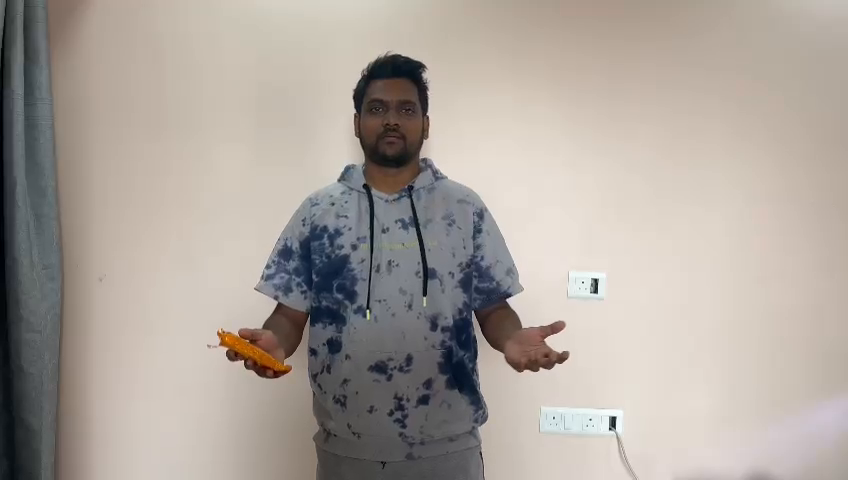
#> input picture frame 34 of Orange pack without background.mp4, 848 x 480 px
$ python orange_prediction.py
#> lines starting #> are read from the running program, lines starting #| are printed output that depends on the picture; after the words box and inside, x2 and y2 are one past the last pixel; in counts of white or black regions, pixels touching at a corner belong together
#> further down, frame is the input picture: shape (480, 848, 3); mean B, G, R 156.8, 163.9, 172
### orange_detector.py

import cv2
import numpy as np


class OrangeDetector:
    def __init__(self):
        # Create mask for orange color
        self.low_orange = np.array([11, 128, 90])
        self.high_orange = np.array([179, 255, 255])

    def detect(self, frame):
        hsv_img = cv2.cvtColor(frame, cv2.COLOR_BGR2HSV)
#> hsv_img: shape (480, 848, 3); mean H, S, V 34, 32.8, 174.3

        # Create masks with color ranges
        mask = cv2.inRange(hsv_img, self.low_orange, self.high_orange)
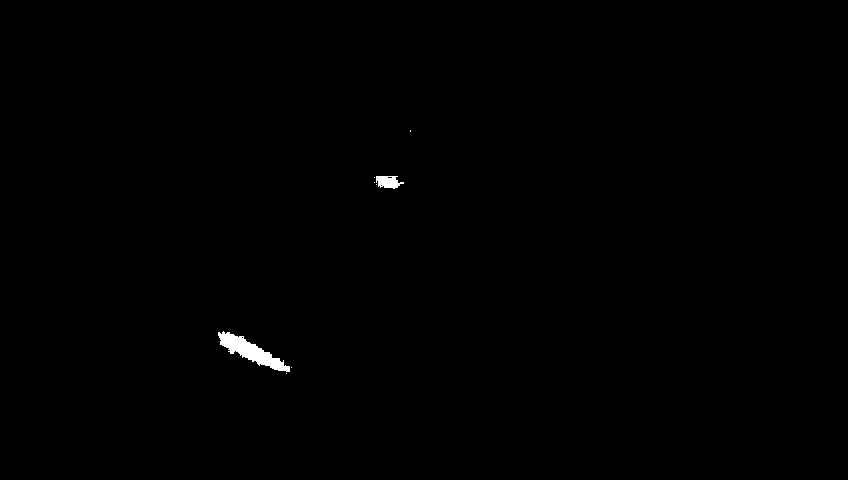
#> mask: shape (480, 848); 0.32% white; 8 white regions (6 under 20 px)

        # Find Contours
        contours, _ = cv2.findContours(mask, cv2.RETR_TREE, cv2.CHAIN_APPROX_SIMPLE)
#> contours = 11 contours, 9 with area under 20; largest, box (x1, y1, x2, y2) and area: (218, 331, 290, 372) 940, (376, 176, 404, 189) 214
        contours = sorted(contours, key=lambda x: cv2.contourArea(x), reverse=True)

        box = (0, 0, 0, 0)
        for cnt in contours:
            (x, y, w, h) = cv2.boundingRect(cnt)
            box = (x, y, x + w, y + h)
            break
#> this loop made 1 pass
#> (x, y, w, h, box) on pass 1: (218, 331, 72, 41, (218, 331, 290, 372))

        return box

### orange_prediction.py

import cv2
from orange_detector import OrangeDetector


cap = cv2.VideoCapture("Orange pack without background.mp4")

# Load detector
od = OrangeDetector()


while True:
    ret, frame = cap.read()
    if ret is False:
        break

    orange_bbox = od.detect(frame)
#> orange_bbox = (218, 331, 290, 372)
    x, y, x2, y2 = orange_bbox
#> x = 218; y = 331; x2 = 290; y2 = 372
    cx = int((x + x2) / 2)
#> cx = 254
    cy = int((y + y2) / 2)
#> cy = 351


    cv2.rectangle(frame, (x, y), (x2, y2), (255, 0, 0), 4)
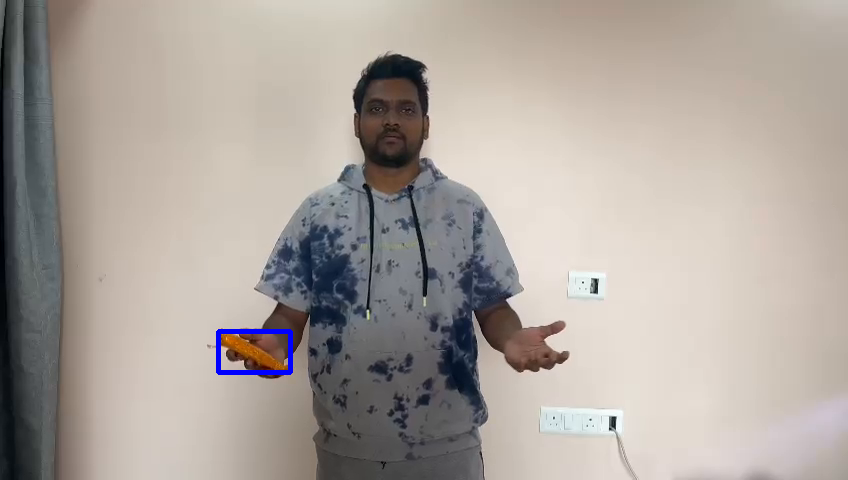
#> frame: shape (480, 848, 3); 0.27% of pixels changed, all inside (x1, y1, x2, y2) = (216, 329, 293, 375)


    cv2.imshow("Frame", frame)
    key = cv2.waitKey(1)
#> (key Esc is pressed here)
    if key == 27:
        break

$ run again, starting later in the video
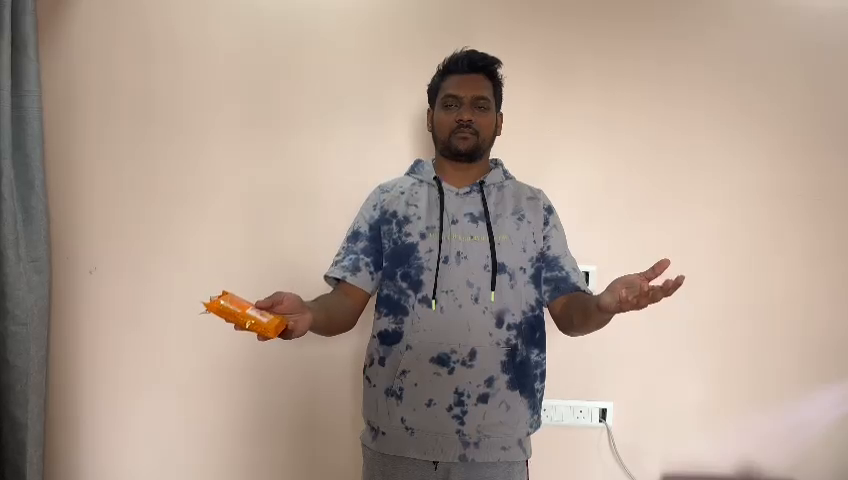
#> input picture frame 156 of Orange pack without background.mp4, 848 x 480 px
#> frame is the input picture: shape (480, 848, 3); mean B, G, R 147.3, 159.8, 177.2
#> hsv_img: shape (480, 848, 3); mean H, S, V 26.8, 46.6, 178.1
#> in detect, `mask = cv2.inRange(hsv_img, self.low_orange, self.high_orange)`:
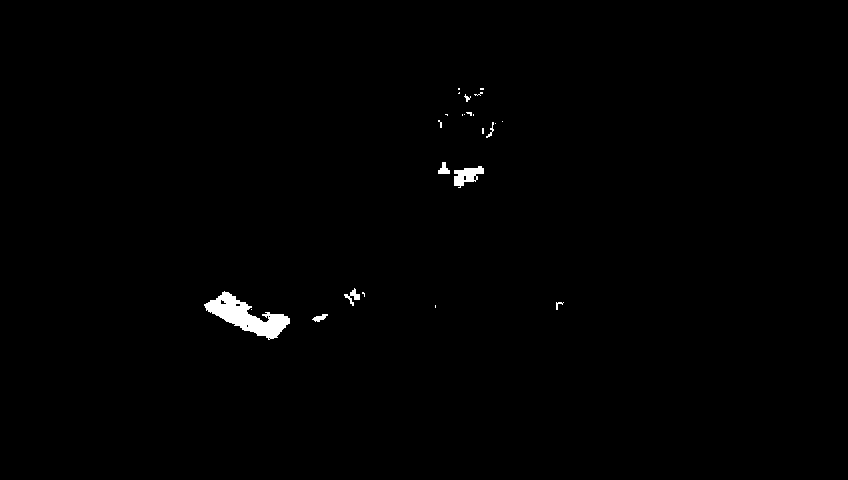
#> mask: shape (480, 848); 0.62% white; 24 white regions (16 under 20 px)
#> contours = 31 contours, 26 with area under 20; largest, box (x1, y1, x2, y2) and area: (204, 291, 290, 340) 1618, (454, 166, 484, 188) 334, (344, 288, 360, 306) 72, (438, 162, 450, 174) 67, (312, 314, 328, 322) 50
#> the loop in detect, `for cnt in contours:` made 1 pass
#> (x, y, w, h, box) on pass 1: (204, 291, 86, 49, (204, 291, 290, 340))
#> orange_bbox = (204, 291, 290, 340)
#> `x, y, x2, y2 = orange_bbox`: x = 204; y = 291; x2 = 290; y2 = 340
#> cx = 247
#> cy = 315
#> `cv2.rectangle(frame, (x, y), (x2, y2), (255, 0, 0), 4)`:
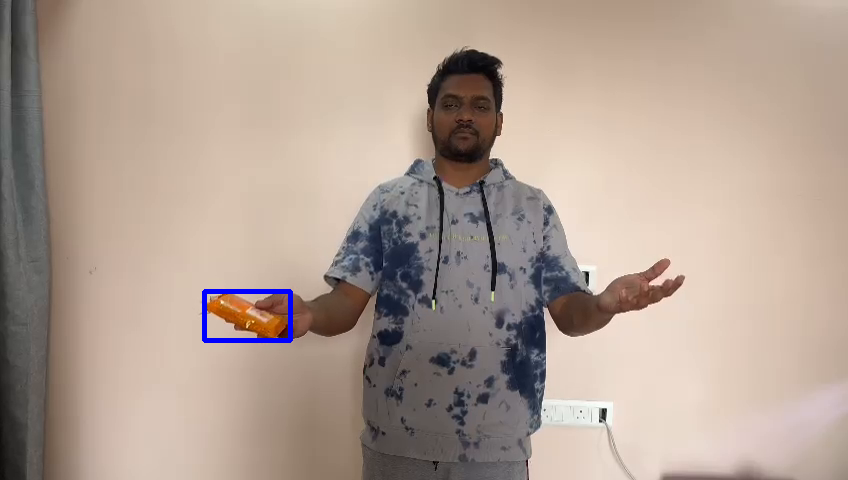
#> frame: shape (480, 848, 3); 0.33% of pixels changed, all inside (x1, y1, x2, y2) = (202, 289, 293, 343)

$ run again, starting later in the video
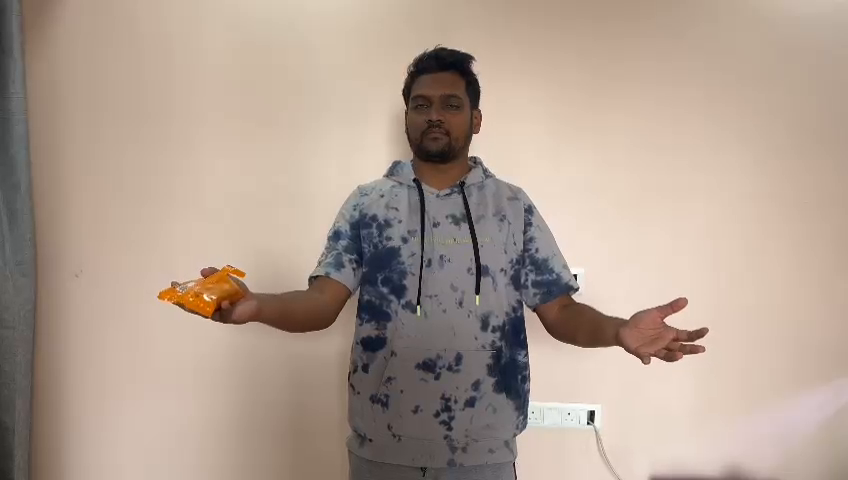
#> input picture frame 277 of Orange pack without background.mp4, 848 x 480 px
#> frame is the input picture: shape (480, 848, 3); mean B, G, R 146.4, 159.5, 177.3
#> hsv_img: shape (480, 848, 3); mean H, S, V 26.9, 48.3, 178.1
#> in detect, `mask = cv2.inRange(hsv_img, self.low_orange, self.high_orange)`:
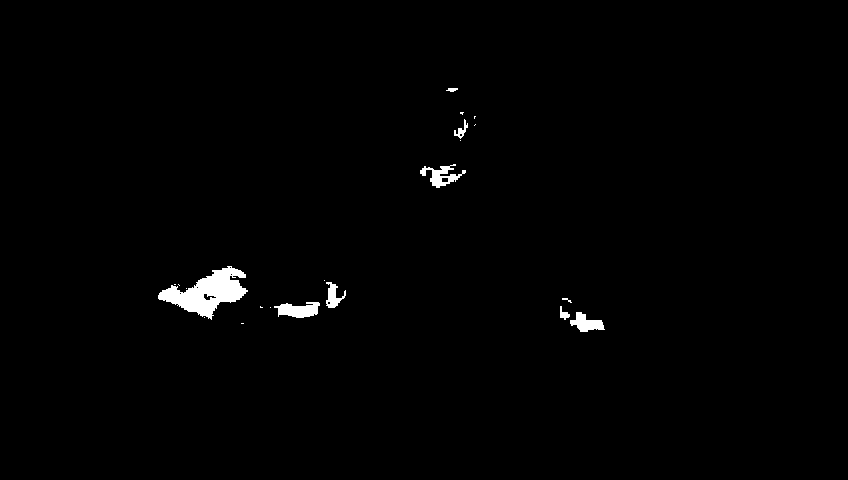
#> mask: shape (480, 848); 1% white; 21 white regions (12 under 20 px)
#> contours = 29 contours, 19 with area under 20; largest, box (x1, y1, x2, y2) and area: (158, 266, 248, 320) 2124, (274, 302, 320, 318) 429, (420, 164, 466, 188) 368, (570, 312, 605, 332) 334, (326, 282, 346, 308) 212
#> the loop in detect, `for cnt in contours:` made 1 pass
#> (x, y, w, h, box) on pass 1: (158, 266, 90, 54, (158, 266, 248, 320))
#> orange_bbox = (158, 266, 248, 320)
#> `x, y, x2, y2 = orange_bbox`: x = 158; y = 266; x2 = 248; y2 = 320
#> cx = 203
#> cy = 293
#> `cv2.rectangle(frame, (x, y), (x2, y2), (255, 0, 0), 4)`:
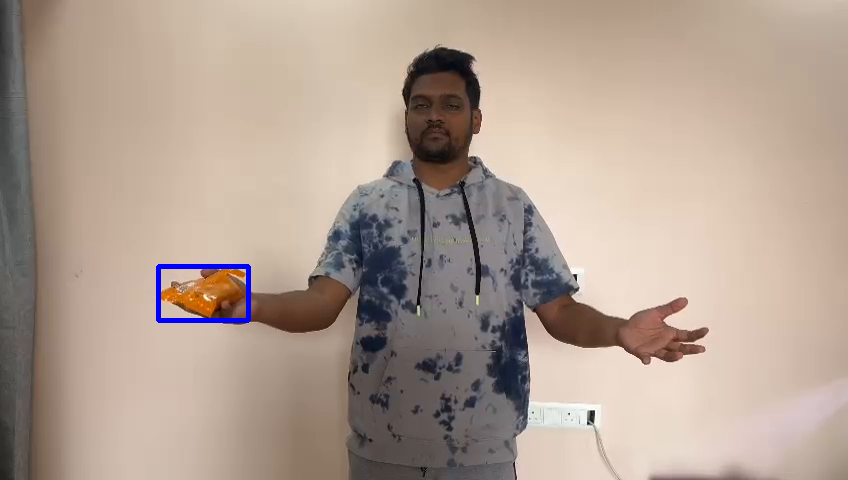
#> frame: shape (480, 848, 3); 0.35% of pixels changed, all inside (x1, y1, x2, y2) = (156, 264, 251, 323)
